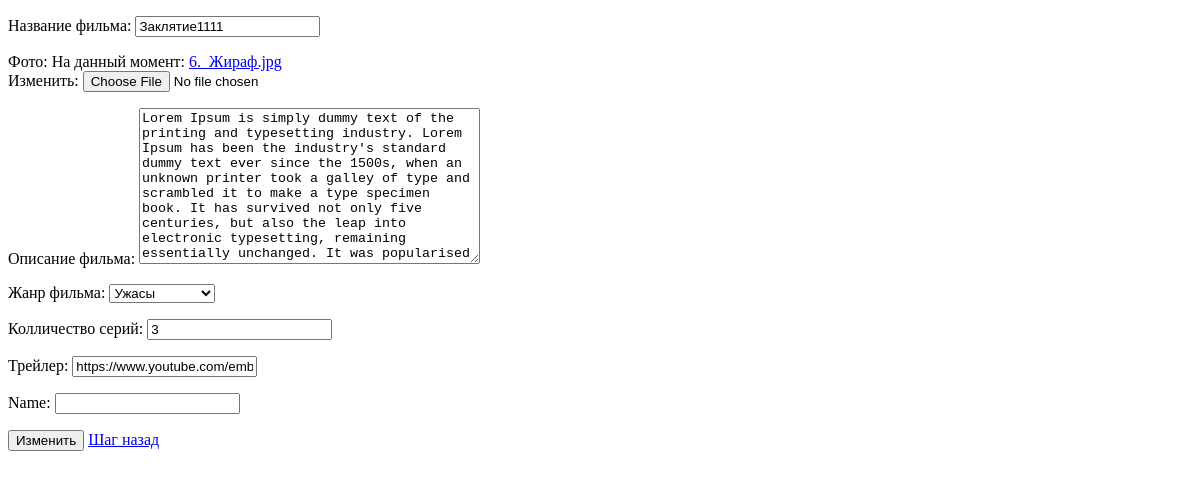
The app's page /film_update/1/update/, older data.
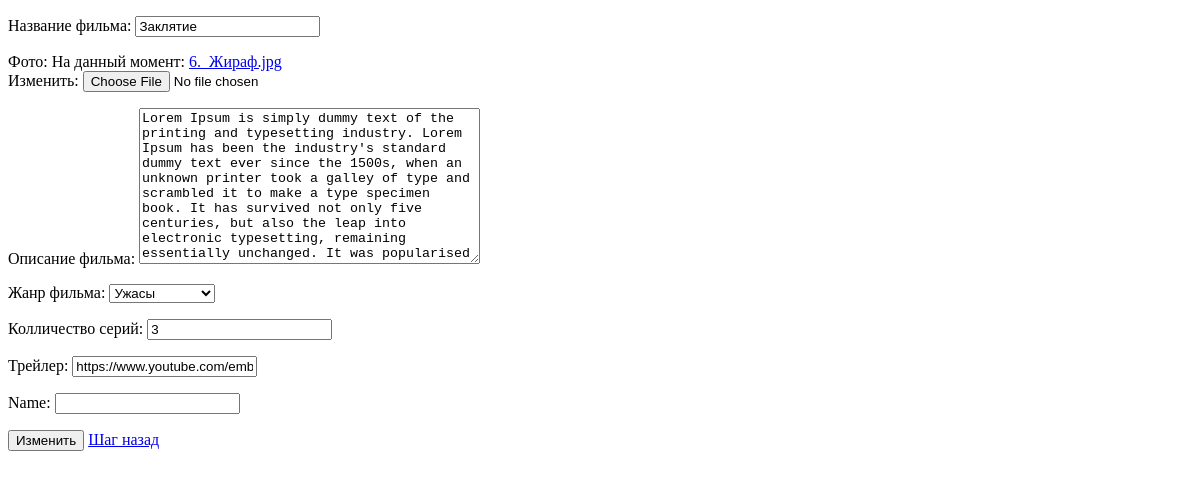
The same page, newer data.
### tvshow/models.py (models this page shows, shortened)
class Film(models.Model):
    GENRE = (
        ('Ужасы', "Ужасы"),
        ('Мелодраммы', 'Мелодраммы'),
        ('Комедии', 'Комедии'),
        ('Фантастика', "Фантастика")
    )
    title = models.CharField("Название фильма", max_length=100)
    image = models.ImageField("Фото", upload_to='')
    description = models.TextField('Описание фильма')
    genre = models.CharField('Жанр фильма', max_length=100, choices=GENRE)
    quantity = models.PositiveIntegerField('Колличество серий')
    trailer = models.URLField('Трейлер')
    name = models.CharField(max_length=100, blank=True)
    year = models.DateField(auto_now_add=True, null=True)
    created_date = models.DateTimeField(auto_now_add=True)
    class Meta:
        verbose_name = 'Фильм'
        verbose_name_plural = 'Фильмы'

### tvshow/views.py (the view, shortened to what this page needs)
# urls.py: path('film_update/<int:id>/update/', views.UpdateFilmView.as_view(), name='update_film_view'),
class UpdateFilmView(generic.UpdateView):
    template_name = 'crud/film_update.html'
    form_class = ShowForm
    success_url = '/film_delete_or_update_list/'
    def get_object(self, **kwargs):
        film_id = self.kwargs.get('id')
        return get_object_or_404(Film, id=film_id)

### tvshow/forms.py
class ShowForm(forms.ModelForm):
    class Meta:
        model = models.Film
        fields = "__all__"

### templates/crud/film_update.html (shortened to what this page needs)
<!DOCTYPE html>
<html lang="en">
<head>
</head>
<body>
<form method="post" enctype="multipart/form-data">
  {{form.as_p}}
  <input type="submit" value="Изменить">
    <a href="/film_delete_or_update_list/">Шаг назад</a>
</form>
</body>
</html>

Row changes from the older to the newer data that the page shows:
changed Film "Ужасы": title "Заклятие1111" → "Заклятие"
